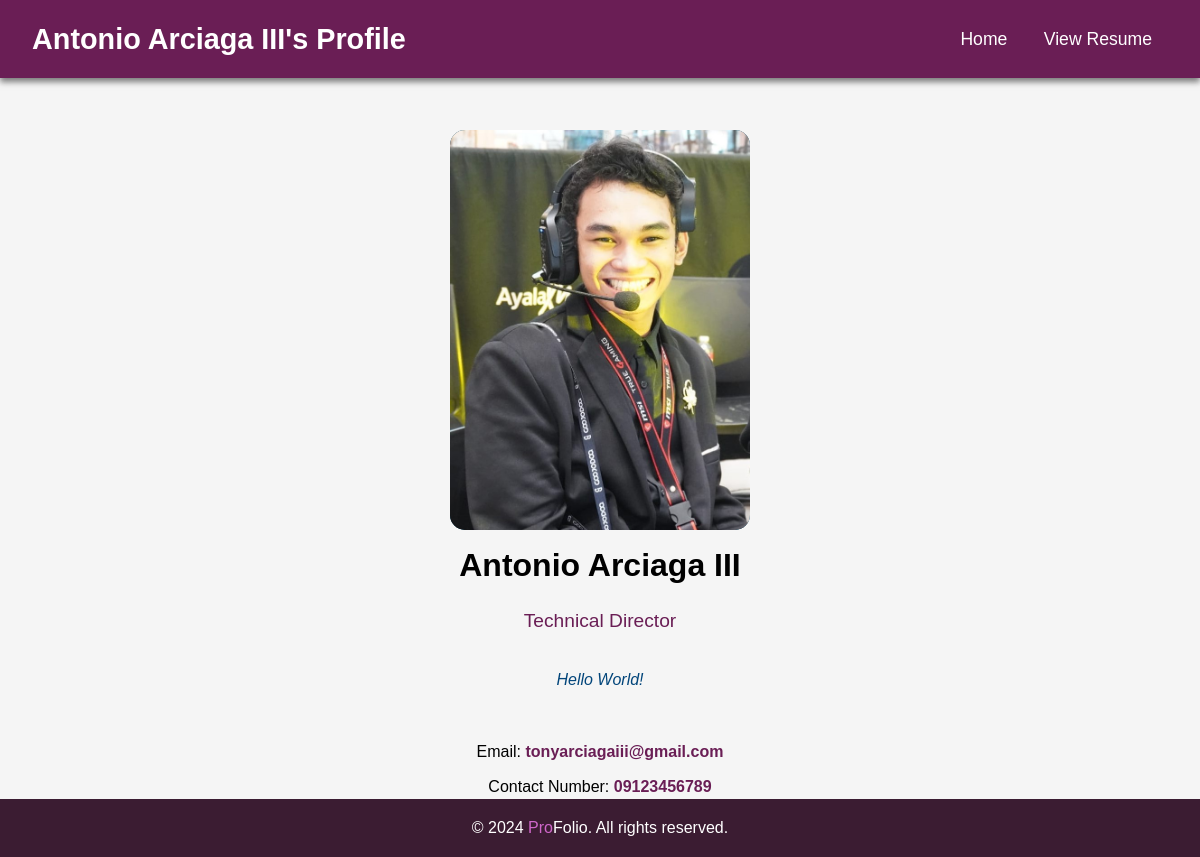
/profiles.php?user=Antonio+Arciaga+III, run on the app's committed database.
### tables this page shows
CREATE TABLE `users` (
  `userID` int(11) NOT NULL,
  `name` varchar(255) NOT NULL,
  `email` varchar(255) NOT NULL,
  `password` varchar(255) NOT NULL,
  `contactNumber` varchar(13) NOT NULL,
  `description` text NOT NULL,
  `currentJobPosition` varchar(100) NOT NULL,
  `image` varchar(100) NOT NULL,
  `resume` varchar(100) NOT NULL
);

### profiles.php (the view, shortened to what this page needs)
<?php
$host = "localhost";
$dbname = "profolio";
$username = "root";
$password = "";
try {
    $pdo = new PDO("mysql:host=$host;dbname=$dbname", $username, $password);
    $pdo->setAttribute(PDO::ATTR_ERRMODE, PDO::ERRMODE_EXCEPTION);
} catch (PDOException $e) {
    die("Could not connect to the database: " . $e->getMessage());
}
if (isset($_GET['user'])) {
    $user = $_GET['user'];
    $stmt = $pdo->prepare("SELECT * FROM users WHERE name = :name");
    $stmt->execute(['name' => $user]);
    $profile = $stmt->fetch(PDO::FETCH_ASSOC);
    $imageFile = !empty($profile['image']) ? htmlspecialchars($profile['image']) : "default-avatar.png";
    $resumeFile = isset($profile['resume']) && !empty($profile['resume']) ? $profile['resume'] : null;
} else {
    echo "Profile not found.";
    exit;
}
?>
<!DOCTYPE html>
<html lang="en">
<head>
    <link rel="stylesheet" href="styles.css">
</head>
<body>
    <header>
        <h1><?= htmlspecialchars($profile['name']) ?>'s Profile</h1>
        <nav>
            <a href="main_index.php">Home</a>
        <?php
        if ($resumeFile) {
             echo "<a href='{$resumeFile}' target='_blank'>View Resume</a>";
        } else {
            echo "<span>No Resume Available</span>";
        }
        ?>
        </nav>
    </header>
    <main style="display: flex; flex-direction: column; align-items: center; justify-content: center; margin: 20px auto;">
        <div style="width: 300px; height: 400px; border-radius: 15px; overflow: hidden; background-color: #003d5c;">
            <img src="<?= $imageFile ?>" alt="Profile Picture"
                 style="width: 100%; height: 100%; object-fit: cover; display: block;" />
        </div>
        <h3 style="font-size: 2em; margin: 10px 0;"><?= htmlspecialchars($profile['name']) ?></h3>
        <p style="font-size: 1.2em; color: #6A1E55; margin: 5px 0 15px;">
           <?= htmlspecialchars($profile['currentJobPosition'] ?? 'Not Specified') ?>
        </p>
        <p style="font-size: 1em; line-height: 1.6; margin: 15px; text-align: center; display: flex; justify-content: center; align-items: center; height: 100%; width: 40%; font-style: italic;">
            <?= htmlspecialchars($profile['description'] ?? 'No description provided.') ?>
        </p>
        <p style="font-size: 1em; margin: 15px 0 5px; color: black">
            Email: <a href="mailto:<?= htmlspecialchars($profile['email']) ?>" style="color: #6A1E55; text-decoration: none; font-weight: bold;"><?= htmlspecialchars($profile['email']) ?></a>
        </p>
        <p style="font-size: 1em; margin: 5px 0; color: black">
            Contact Number: <span style="color: #6A1E55; font-weight: bold;"><?= htmlspecialchars($profile['contactNumber'] ?? 'Not Specified') ?></span>
        </p>
    </main>
    <footer>
        <p>&copy; 2024 <span class="pro">Pro</span>Folio. All rights reserved.</p>
    </footer>
</body>
</html>

### styles.css (style rules this page uses)
* { margin: 0; padding: 0; box-sizing: border-box; font-family: 'Arial', sans-serif; }
body { background-color: whitesmoke; color: black; line-height: 1.6; }
header { background: #6A1E55; color: white; padding: 1rem 2rem; display: flex; justify-content: space-between; align-items: center; box-shadow: 0 4px 6px rgba(0, 0, 0, 0.5); text-align: center; }
header h1 { font-size: 1.8rem; font-weight: bold; margin: 0; }
span.pro { color: #cf67ca; }
nav a { color: white; text-decoration: none; margin: 0 1rem; font-size: 1.1rem; transition: color 0.3s ease; }
main { padding: 2rem; text-align: center; }
main p { font-size: 1.2rem; color: #02457a; margin-bottom: 2rem; }
a { display: inline-block; margin-top: 1rem; color: whitesmoke; text-decoration: none; }
footer { background: #3B1C32; color: white; text-align: center; padding: 1rem 0; position: fixed; bottom: 0; width: 100%; }

### data on the page
users: name "Antonio Arciaga III", image (picture), currentJobPosition "Technical Director", description "Hello World!", email "tonyarciagaiii@gmail.com", contactNumber "09123456789"
